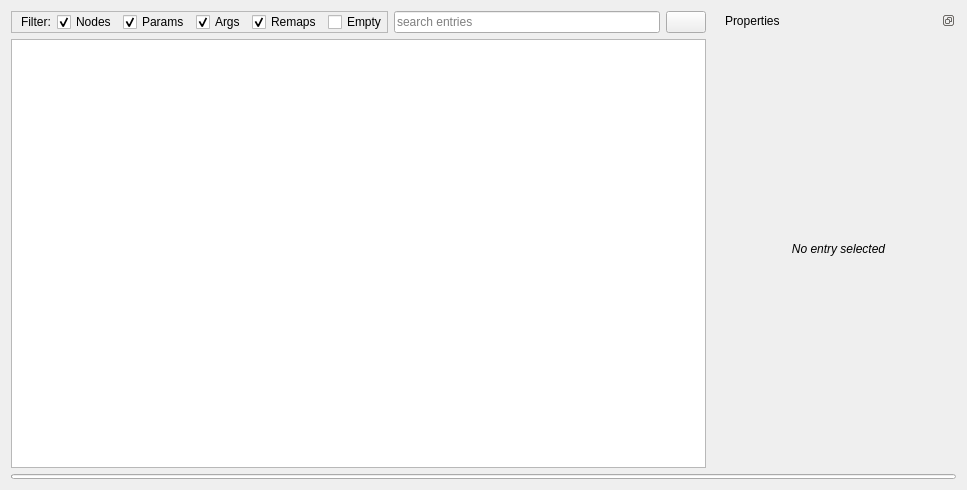
<?xml version="1.0" encoding="UTF-8"?>
<ui version="4.0">
 <class>LaunchtreeWidget</class>
 <widget class="QWidget" name="LaunchtreeWidget">
  <property name="geometry">
   <rect>
    <x>0</x>
    <y>0</y>
    <width>967</width>
    <height>490</height>
   </rect>
  </property>
  <property name="windowTitle">
   <string>LaunchtreeWidget</string>
  </property>
  <layout class="QVBoxLayout" name="verticalLayout_11" stretch="0,0,0">
   <item>
    <widget class="QWidget" name="widget_3" native="true">
     <layout class="QHBoxLayout" name="horizontalLayout_5" stretch="3,1">
      <property name="leftMargin">
       <number>0</number>
      </property>
      <property name="topMargin">
       <number>0</number>
      </property>
      <property name="rightMargin">
       <number>0</number>
      </property>
      <property name="bottomMargin">
       <number>0</number>
      </property>
      <item>
       <widget class="QWidget" name="widget" native="true">
        <layout class="QVBoxLayout" name="verticalLayout">
         <property name="leftMargin">
          <number>0</number>
         </property>
         <property name="topMargin">
          <number>0</number>
         </property>
         <property name="bottomMargin">
          <number>0</number>
         </property>
         <item>
          <widget class="QWidget" name="widget_2" native="true">
           <layout class="QHBoxLayout" name="horizontalLayout_3">
            <property name="leftMargin">
             <number>0</number>
            </property>
            <property name="topMargin">
             <number>0</number>
            </property>
            <property name="rightMargin">
             <number>0</number>
            </property>
            <property name="bottomMargin">
             <number>0</number>
            </property>
            <item>
             <widget class="QFrame" name="frame">
              <property name="frameShape">
               <enum>QFrame::StyledPanel</enum>
              </property>
              <property name="frameShadow">
               <enum>QFrame::Raised</enum>
              </property>
              <layout class="QHBoxLayout" name="horizontalLayout_4">
               <property name="leftMargin">
                <number>9</number>
               </property>
               <property name="topMargin">
                <number>0</number>
               </property>
               <property name="rightMargin">
                <number>0</number>
               </property>
               <property name="bottomMargin">
                <number>0</number>
               </property>
               <item>
                <widget class="QLabel" name="label_5">
                 <property name="text">
                  <string>Filter:</string>
                 </property>
                </widget>
               </item>
               <item>
                <widget class="QCheckBox" name="filter_nodes">
                 <property name="toolTip">
                  <string>Display node entries</string>
                 </property>
                 <property name="text">
                  <string>Nodes</string>
                 </property>
                 <property name="checked">
                  <bool>true</bool>
                 </property>
                </widget>
               </item>
               <item>
                <widget class="QCheckBox" name="filter_params">
                 <property name="toolTip">
                  <string>Display param entries</string>
                 </property>
                 <property name="text">
                  <string>Params</string>
                 </property>
                 <property name="checked">
                  <bool>true</bool>
                 </property>
                </widget>
               </item>
               <item>
                <widget class="QCheckBox" name="filter_args">
                 <property name="toolTip">
                  <string>Display arg entries</string>
                 </property>
                 <property name="text">
                  <string>Args</string>
                 </property>
                 <property name="checked">
                  <bool>true</bool>
                 </property>
                </widget>
               </item>
               <item>
                <widget class="QCheckBox" name="filter_remaps">
                 <property name="toolTip">
                  <string>Display remap entries</string>
                 </property>
                 <property name="text">
                  <string>Remaps</string>
                 </property>
                 <property name="checked">
                  <bool>true</bool>
                 </property>
                </widget>
               </item>
               <item>
                <widget class="QCheckBox" name="filter_empty">
                 <property name="toolTip">
                  <string>List launch files without displayed content</string>
                 </property>
                 <property name="text">
                  <string>Empty</string>
                 </property>
                </widget>
               </item>
              </layout>
             </widget>
            </item>
            <item>
             <widget class="QLineEdit" name="search_input">
              <property name="toolTip">
               <string>Only display entries matching the search term</string>
              </property>
              <property name="placeholderText">
               <string>search entries</string>
              </property>
             </widget>
            </item>
            <item>
             <widget class="QPushButton" name="reload_button">
              <property name="toolTip">
               <string>Reload current launch file</string>
              </property>
              <property name="text">
               <string/>
              </property>
             </widget>
            </item>
           </layout>
          </widget>
         </item>
         <item>
          <widget class="QStackedWidget" name="main_view">
           <property name="currentIndex">
            <number>0</number>
           </property>
           <widget class="QWidget" name="page_3">
            <layout class="QVBoxLayout" name="verticalLayout_12">
             <property name="leftMargin">
              <number>0</number>
             </property>
             <property name="topMargin">
              <number>0</number>
             </property>
             <property name="rightMargin">
              <number>0</number>
             </property>
             <property name="bottomMargin">
              <number>0</number>
             </property>
             <item>
              <widget class="QTreeWidget" name="launch_view">
               <attribute name="headerVisible">
                <bool>false</bool>
               </attribute>
               <column>
                <property name="text">
                 <string>1</string>
                </property>
               </column>
              </widget>
             </item>
            </layout>
           </widget>
           <widget class="QWidget" name="page_4">
            <layout class="QVBoxLayout" name="verticalLayout_13">
             <property name="leftMargin">
              <number>0</number>
             </property>
             <property name="topMargin">
              <number>0</number>
             </property>
             <property name="rightMargin">
              <number>0</number>
             </property>
             <property name="bottomMargin">
              <number>0</number>
             </property>
             <item>
              <widget class="QFrame" name="frame_2">
               <property name="frameShape">
                <enum>QFrame::StyledPanel</enum>
               </property>
               <property name="frameShadow">
                <enum>QFrame::Raised</enum>
               </property>
               <layout class="QVBoxLayout" name="verticalLayout_14">
                <item>
                 <spacer name="verticalSpacer_10">
                  <property name="orientation">
                   <enum>Qt::Vertical</enum>
                  </property>
                  <property name="sizeHint" stdset="0">
                   <size>
                    <width>20</width>
                    <height>134</height>
                   </size>
                  </property>
                 </spacer>
                </item>
                <item>
                 <widget class="QLabel" name="label_20">
                  <property name="font">
                   <font>
                    <weight>75</weight>
                    <bold>true</bold>
                   </font>
                  </property>
                  <property name="styleSheet">
                   <string notr="true">color: rgb(170, 0, 0);</string>
                  </property>
                  <property name="text">
                   <string>Failed to open selected launch file:</string>
                  </property>
                  <property name="alignment">
                   <set>Qt::AlignCenter</set>
                  </property>
                 </widget>
                </item>
                <item>
                 <spacer name="verticalSpacer_11">
                  <property name="orientation">
                   <enum>Qt::Vertical</enum>
                  </property>
                  <property name="sizeType">
                   <enum>QSizePolicy::Maximum</enum>
                  </property>
                  <property name="sizeHint" stdset="0">
                   <size>
                    <width>20</width>
                    <height>20</height>
                   </size>
                  </property>
                 </spacer>
                </item>
                <item>
                 <widget class="QLabel" name="error_label">
                  <property name="styleSheet">
                   <string notr="true">color: rgb(170, 0, 0);</string>
                  </property>
                  <property name="text">
                   <string>error_msg</string>
                  </property>
                  <property name="alignment">
                   <set>Qt::AlignCenter</set>
                  </property>
                  <property name="wordWrap">
                   <bool>true</bool>
                  </property>
                 </widget>
                </item>
                <item>
                 <widget class="QLabel" name="help_label">
                  <property name="font">
                   <font>
                    <italic>true</italic>
                   </font>
                  </property>
                  <property name="text">
                   <string>help_msg</string>
                  </property>
                  <property name="alignment">
                   <set>Qt::AlignCenter</set>
                  </property>
                  <property name="wordWrap">
                   <bool>true</bool>
                  </property>
                 </widget>
                </item>
                <item>
                 <spacer name="verticalSpacer_12">
                  <property name="orientation">
                   <enum>Qt::Vertical</enum>
                  </property>
                  <property name="sizeHint" stdset="0">
                   <size>
                    <width>20</width>
                    <height>133</height>
                   </size>
                  </property>
                 </spacer>
                </item>
               </layout>
              </widget>
             </item>
            </layout>
           </widget>
          </widget>
         </item>
        </layout>
       </widget>
      </item>
      <item>
       <widget class="QDockWidget" name="dockWidget">
        <property name="styleSheet">
         <string notr="true"/>
        </property>
        <property name="floating">
         <bool>false</bool>
        </property>
        <property name="features">
         <set>QDockWidget::DockWidgetFloatable|QDockWidget::DockWidgetMovable</set>
        </property>
        <property name="windowTitle">
         <string>Properties</string>
        </property>
        <widget class="QWidget" name="dockWidgetContents">
         <layout class="QGridLayout" name="gridLayout_2">
          <item row="0" column="0">
           <widget class="QStackedWidget" name="properties_content">
            <property name="currentIndex">
             <number>0</number>
            </property>
            <widget class="QWidget" name="properties_empty">
             <layout class="QVBoxLayout" name="verticalLayout_2">
              <property name="leftMargin">
               <number>0</number>
              </property>
              <property name="rightMargin">
               <number>0</number>
              </property>
              <item>
               <widget class="QLabel" name="label_2">
                <property name="text">
                 <string>&lt;html&gt;&lt;head/&gt;&lt;body&gt;&lt;p&gt;&lt;span style=&quot; font-style:italic;&quot;&gt;No entry selected&lt;/span&gt;&lt;/p&gt;&lt;/body&gt;&lt;/html&gt;</string>
                </property>
                <property name="alignment">
                 <set>Qt::AlignCenter</set>
                </property>
               </widget>
              </item>
             </layout>
            </widget>
            <widget class="QWidget" name="properties_param">
             <layout class="QVBoxLayout" name="verticalLayout_3">
              <property name="leftMargin">
               <number>0</number>
              </property>
              <property name="rightMargin">
               <number>0</number>
              </property>
              <item>
               <widget class="QLabel" name="param_name">
                <property name="text">
                 <string>param_name:</string>
                </property>
               </widget>
              </item>
              <item>
               <widget class="QStackedWidget" name="param_value_panel">
                <property name="currentIndex">
                 <number>0</number>
                </property>
                <widget class="QWidget" name="page">
                 <layout class="QVBoxLayout" name="verticalLayout_8">
                  <property name="leftMargin">
                   <number>0</number>
                  </property>
                  <property name="topMargin">
                   <number>0</number>
                  </property>
                  <property name="rightMargin">
                   <number>0</number>
                  </property>
                  <property name="bottomMargin">
                   <number>0</number>
                  </property>
                  <item>
                   <widget class="QLineEdit" name="param_value">
                    <property name="readOnly">
                     <bool>true</bool>
                    </property>
                   </widget>
                  </item>
                  <item>
                   <spacer name="verticalSpacer">
                    <property name="orientation">
                     <enum>Qt::Vertical</enum>
                    </property>
                    <property name="sizeHint" stdset="0">
                     <size>
                      <width>20</width>
                      <height>352</height>
                     </size>
                    </property>
                   </spacer>
                  </item>
                 </layout>
                </widget>
                <widget class="QWidget" name="page_2">
                 <layout class="QVBoxLayout" name="verticalLayout_9">
                  <property name="leftMargin">
                   <number>0</number>
                  </property>
                  <property name="topMargin">
                   <number>0</number>
                  </property>
                  <property name="rightMargin">
                   <number>0</number>
                  </property>
                  <property name="bottomMargin">
                   <number>0</number>
                  </property>
                  <item>
                   <widget class="QPlainTextEdit" name="param_value_long">
                    <property name="font">
                     <font>
                      <family>Ubuntu Mono</family>
                      <pointsize>9</pointsize>
                     </font>
                    </property>
                    <property name="readOnly">
                     <bool>true</bool>
                    </property>
                   </widget>
                  </item>
                 </layout>
                </widget>
                <widget class="QWidget" name="page_5">
                 <layout class="QVBoxLayout" name="verticalLayout_15">
                  <property name="leftMargin">
                   <number>0</number>
                  </property>
                  <property name="topMargin">
                   <number>0</number>
                  </property>
                  <property name="rightMargin">
                   <number>0</number>
                  </property>
                  <property name="bottomMargin">
                   <number>0</number>
                  </property>
                  <item>
                   <widget class="QListWidget" name="param_value_list"/>
                  </item>
                 </layout>
                </widget>
                <widget class="QWidget" name="page_6">
                 <layout class="QVBoxLayout" name="verticalLayout_16">
                  <property name="leftMargin">
                   <number>0</number>
                  </property>
                  <property name="topMargin">
                   <number>0</number>
                  </property>
                  <property name="rightMargin">
                   <number>0</number>
                  </property>
                  <property name="bottomMargin">
                   <number>0</number>
                  </property>
                  <item>
                   <spacer name="verticalSpacer_13">
                    <property name="orientation">
                     <enum>Qt::Vertical</enum>
                    </property>
                    <property name="sizeType">
                     <enum>QSizePolicy::Fixed</enum>
                    </property>
                    <property name="sizeHint" stdset="0">
                     <size>
                      <width>20</width>
                      <height>10</height>
                     </size>
                    </property>
                   </spacer>
                  </item>
                  <item>
                   <widget class="QLabel" name="label_21">
                    <property name="text">
                     <string>Command:</string>
                    </property>
                   </widget>
                  </item>
                  <item>
                   <widget class="QLineEdit" name="param_cmd">
                    <property name="font">
                     <font>
                      <family>Ubuntu Mono</family>
                      <pointsize>9</pointsize>
                      <weight>75</weight>
                      <bold>true</bold>
                     </font>
                    </property>
                    <property name="readOnly">
                     <bool>true</bool>
                    </property>
                   </widget>
                  </item>
                  <item>
                   <widget class="QPushButton" name="param_cmd_open">
                    <property name="enabled">
                     <bool>false</bool>
                    </property>
                    <property name="text">
                     <string>Open Argument File</string>
                    </property>
                   </widget>
                  </item>
                  <item>
                   <widget class="QLabel" name="label_22">
                    <property name="text">
                     <string>Result:</string>
                    </property>
                   </widget>
                  </item>
                  <item>
                   <widget class="QTextEdit" name="param_cmd_result">
                    <property name="font">
                     <font>
                      <family>Ubuntu Mono</family>
                      <pointsize>9</pointsize>
                      <weight>75</weight>
                      <bold>true</bold>
                     </font>
                    </property>
                    <property name="readOnly">
                     <bool>true</bool>
                    </property>
                   </widget>
                  </item>
                 </layout>
                </widget>
               </widget>
              </item>
             </layout>
            </widget>
            <widget class="QWidget" name="properties_node">
             <layout class="QVBoxLayout" name="verticalLayout_4">
              <property name="leftMargin">
               <number>0</number>
              </property>
              <property name="rightMargin">
               <number>0</number>
              </property>
              <item>
               <widget class="QLabel" name="label_3">
                <property name="text">
                 <string>&lt;html&gt;&lt;head/&gt;&lt;body&gt;&lt;p&gt;&lt;span style=&quot; font-weight:600;&quot;&gt;Package:&lt;/span&gt;&lt;/p&gt;&lt;/body&gt;&lt;/html&gt;</string>
                </property>
               </widget>
              </item>
              <item>
               <widget class="QLineEdit" name="node_package">
                <property name="readOnly">
                 <bool>true</bool>
                </property>
               </widget>
              </item>
              <item>
               <widget class="QLabel" name="label_4">
                <property name="text">
                 <string>&lt;html&gt;&lt;head/&gt;&lt;body&gt;&lt;p&gt;&lt;span style=&quot; font-weight:600;&quot;&gt;Type:&lt;/span&gt;&lt;/p&gt;&lt;/body&gt;&lt;/html&gt;</string>
                </property>
               </widget>
              </item>
              <item>
               <widget class="QLineEdit" name="node_type">
                <property name="readOnly">
                 <bool>true</bool>
                </property>
               </widget>
              </item>
              <item>
               <widget class="QLabel" name="label_10">
                <property name="text">
                 <string>Namespace:</string>
                </property>
               </widget>
              </item>
              <item>
               <widget class="QLineEdit" name="node_namespace">
                <property name="readOnly">
                 <bool>true</bool>
                </property>
               </widget>
              </item>
              <item>
               <widget class="QLabel" name="label_11">
                <property name="text">
                 <string>Args:</string>
                </property>
               </widget>
              </item>
              <item>
               <widget class="QLineEdit" name="node_args">
                <property name="font">
                 <font>
                  <family>Ubuntu Mono</family>
                  <pointsize>9</pointsize>
                 </font>
                </property>
                <property name="readOnly">
                 <bool>true</bool>
                </property>
               </widget>
              </item>
              <item>
               <widget class="QLabel" name="label_12">
                <property name="text">
                 <string>Launch prefix:</string>
                </property>
               </widget>
              </item>
              <item>
               <widget class="QLineEdit" name="node_prefix">
                <property name="font">
                 <font>
                  <family>Ubuntu Mono</family>
                  <pointsize>9</pointsize>
                 </font>
                </property>
                <property name="readOnly">
                 <bool>true</bool>
                </property>
               </widget>
              </item>
              <item>
               <widget class="QLabel" name="label_13">
                <property name="text">
                 <string>Machine:</string>
                </property>
               </widget>
              </item>
              <item>
               <widget class="QLineEdit" name="node_machine">
                <property name="readOnly">
                 <bool>true</bool>
                </property>
               </widget>
              </item>
              <item>
               <spacer name="verticalSpacer_2">
                <property name="orientation">
                 <enum>Qt::Vertical</enum>
                </property>
                <property name="sizeHint" stdset="0">
                 <size>
                  <width>20</width>
                  <height>40</height>
                 </size>
                </property>
               </spacer>
              </item>
             </layout>
            </widget>
            <widget class="QWidget" name="properties_file">
             <layout class="QVBoxLayout" name="verticalLayout_5">
              <property name="leftMargin">
               <number>0</number>
              </property>
              <property name="rightMargin">
               <number>0</number>
              </property>
              <item>
               <widget class="QPushButton" name="launch_open_button">
                <property name="text">
                 <string>Open File in Editor</string>
                </property>
               </widget>
              </item>
              <item>
               <spacer name="verticalSpacer_8">
                <property name="orientation">
                 <enum>Qt::Vertical</enum>
                </property>
                <property name="sizeType">
                 <enum>QSizePolicy::Fixed</enum>
                </property>
                <property name="sizeHint" stdset="0">
                 <size>
                  <width>20</width>
                  <height>10</height>
                 </size>
                </property>
               </spacer>
              </item>
              <item>
               <widget class="QLabel" name="label_14">
                <property name="text">
                 <string>&lt;html&gt;&lt;head/&gt;&lt;body&gt;&lt;p&gt;&lt;span style=&quot; font-weight:600;&quot;&gt;Package:&lt;/span&gt;&lt;/p&gt;&lt;/body&gt;&lt;/html&gt;</string>
                </property>
               </widget>
              </item>
              <item>
               <widget class="QLineEdit" name="file_package">
                <property name="readOnly">
                 <bool>true</bool>
                </property>
               </widget>
              </item>
              <item>
               <widget class="QLabel" name="label_15">
                <property name="text">
                 <string>File:</string>
                </property>
               </widget>
              </item>
              <item>
               <widget class="QLineEdit" name="file_name">
                <property name="readOnly">
                 <bool>true</bool>
                </property>
               </widget>
              </item>
              <item>
               <spacer name="verticalSpacer_3">
                <property name="orientation">
                 <enum>Qt::Vertical</enum>
                </property>
                <property name="sizeHint" stdset="0">
                 <size>
                  <width>20</width>
                  <height>375</height>
                 </size>
                </property>
               </spacer>
              </item>
             </layout>
            </widget>
            <widget class="QWidget" name="properties_arg">
             <layout class="QVBoxLayout" name="verticalLayout_6">
              <property name="leftMargin">
               <number>0</number>
              </property>
              <property name="rightMargin">
               <number>0</number>
              </property>
              <item>
               <widget class="QLabel" name="arg_name">
                <property name="text">
                 <string>arg_name</string>
                </property>
               </widget>
              </item>
              <item>
               <spacer name="verticalSpacer_4">
                <property name="orientation">
                 <enum>Qt::Vertical</enum>
                </property>
                <property name="sizeType">
                 <enum>QSizePolicy::Fixed</enum>
                </property>
                <property name="sizeHint" stdset="0">
                 <size>
                  <width>20</width>
                  <height>10</height>
                 </size>
                </property>
               </spacer>
              </item>
              <item>
               <widget class="QLabel" name="label_7">
                <property name="text">
                 <string>Value:</string>
                </property>
               </widget>
              </item>
              <item>
               <widget class="QLineEdit" name="arg_value">
                <property name="readOnly">
                 <bool>true</bool>
                </property>
               </widget>
              </item>
              <item>
               <widget class="QLabel" name="label_8">
                <property name="text">
                 <string>Default:</string>
                </property>
               </widget>
              </item>
              <item>
               <widget class="QLineEdit" name="arg_default">
                <property name="readOnly">
                 <bool>true</bool>
                </property>
               </widget>
              </item>
              <item>
               <spacer name="verticalSpacer_5">
                <property name="orientation">
                 <enum>Qt::Vertical</enum>
                </property>
                <property name="sizeType">
                 <enum>QSizePolicy::Fixed</enum>
                </property>
                <property name="sizeHint" stdset="0">
                 <size>
                  <width>20</width>
                  <height>10</height>
                 </size>
                </property>
               </spacer>
              </item>
              <item>
               <widget class="QLabel" name="arg_doc">
                <property name="styleSheet">
                 <string notr="true">font-style:italic;</string>
                </property>
                <property name="text">
                 <string>arg_doc</string>
                </property>
               </widget>
              </item>
              <item>
               <spacer name="verticalSpacer_6">
                <property name="orientation">
                 <enum>Qt::Vertical</enum>
                </property>
                <property name="sizeHint" stdset="0">
                 <size>
                  <width>20</width>
                  <height>212</height>
                 </size>
                </property>
               </spacer>
              </item>
             </layout>
            </widget>
            <widget class="QWidget" name="properties_remap">
             <layout class="QVBoxLayout" name="verticalLayout_7">
              <property name="leftMargin">
               <number>0</number>
              </property>
              <property name="rightMargin">
               <number>0</number>
              </property>
              <item>
               <widget class="QLabel" name="label_6">
                <property name="text">
                 <string>&lt;html&gt;&lt;head/&gt;&lt;body&gt;&lt;p&gt;&lt;span style=&quot; font-weight:600;&quot;&gt;From&lt;/span&gt; (internal topic):&lt;/p&gt;&lt;/body&gt;&lt;/html&gt;</string>
                </property>
               </widget>
              </item>
              <item>
               <widget class="QLineEdit" name="remap_from">
                <property name="readOnly">
                 <bool>true</bool>
                </property>
               </widget>
              </item>
              <item>
               <widget class="QLabel" name="label_9">
                <property name="text">
                 <string>&lt;html&gt;&lt;head/&gt;&lt;body&gt;&lt;p&gt;&lt;span style=&quot; font-weight:600;&quot;&gt;To&lt;/span&gt; (external topic):&lt;/p&gt;&lt;/body&gt;&lt;/html&gt;</string>
                </property>
               </widget>
              </item>
              <item>
               <widget class="QLineEdit" name="remap_to">
                <property name="readOnly">
                 <bool>true</bool>
                </property>
               </widget>
              </item>
              <item>
               <spacer name="verticalSpacer_7">
                <property name="orientation">
                 <enum>Qt::Vertical</enum>
                </property>
                <property name="sizeHint" stdset="0">
                 <size>
                  <width>20</width>
                  <height>296</height>
                 </size>
                </property>
               </spacer>
              </item>
             </layout>
            </widget>
            <widget class="QWidget" name="properties_machine">
             <layout class="QVBoxLayout" name="verticalLayout_10">
              <property name="leftMargin">
               <number>0</number>
              </property>
              <property name="topMargin">
               <number>0</number>
              </property>
              <property name="rightMargin">
               <number>0</number>
              </property>
              <property name="bottomMargin">
               <number>0</number>
              </property>
              <item>
               <widget class="QLabel" name="label_16">
                <property name="text">
                 <string>&lt;html&gt;&lt;head/&gt;&lt;body&gt;&lt;p&gt;&lt;span style=&quot; font-weight:600;&quot;&gt;Address:&lt;/span&gt;&lt;/p&gt;&lt;/body&gt;&lt;/html&gt;</string>
                </property>
               </widget>
              </item>
              <item>
               <widget class="QLineEdit" name="machine_address">
                <property name="readOnly">
                 <bool>true</bool>
                </property>
               </widget>
              </item>
              <item>
               <widget class="QLabel" name="label_19">
                <property name="text">
                 <string>Port:</string>
                </property>
               </widget>
              </item>
              <item>
               <widget class="QLineEdit" name="machine_port">
                <property name="readOnly">
                 <bool>true</bool>
                </property>
               </widget>
              </item>
              <item>
               <widget class="QLabel" name="label_17">
                <property name="text">
                 <string>User:</string>
                </property>
               </widget>
              </item>
              <item>
               <widget class="QLineEdit" name="machine_user">
                <property name="readOnly">
                 <bool>true</bool>
                </property>
               </widget>
              </item>
              <item>
               <widget class="QLabel" name="label_18">
                <property name="text">
                 <string>Env loader:</string>
                </property>
               </widget>
              </item>
              <item>
               <widget class="QLineEdit" name="machine_loader">
                <property name="readOnly">
                 <bool>true</bool>
                </property>
               </widget>
              </item>
              <item>
               <spacer name="verticalSpacer_9">
                <property name="orientation">
                 <enum>Qt::Vertical</enum>
                </property>
                <property name="sizeHint" stdset="0">
                 <size>
                  <width>20</width>
                  <height>202</height>
                 </size>
                </property>
               </spacer>
              </item>
             </layout>
            </widget>
           </widget>
          </item>
         </layout>
        </widget>
       </widget>
      </item>
     </layout>
    </widget>
   </item>
   <item>
    <widget class="QProgressBar" name="progress_bar">
     <property name="maximumSize">
      <size>
       <width>16777215</width>
       <height>5</height>
      </size>
     </property>
     <property name="value">
      <number>0</number>
     </property>
     <property name="textVisible">
      <bool>false</bool>
     </property>
    </widget>
   </item>
   
  </layout>
 </widget>
 <resources/>
 <connections/>
</ui>
